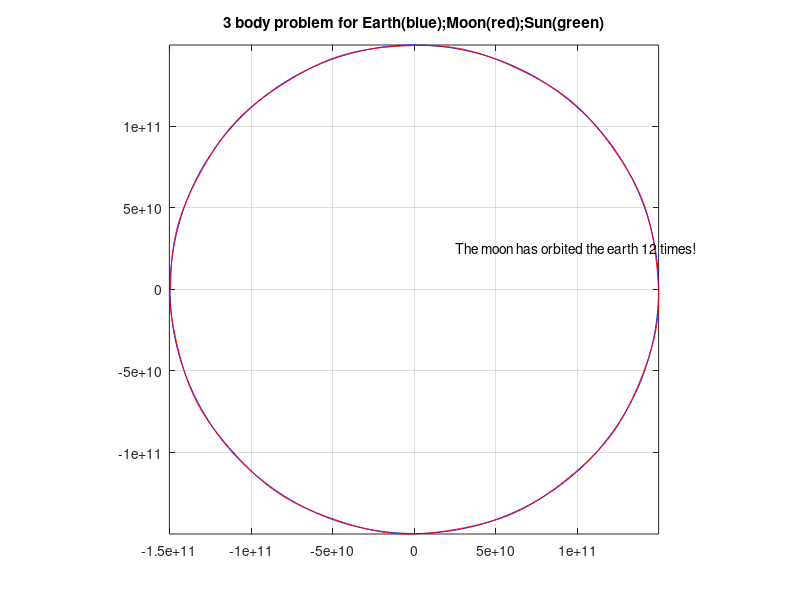

This chart was generated by the following MATLAB code: (Note: this script raises an error after producing the figure.)
function [ ] = threeBodySun()
%Simulates the movement of the eart, moon and sun through solving the
%three-body-problem.


%Preparing the system
clc;
hold off;

%Animation-parameter
fps=25; %Frames per second
days= 8;%n days in realtime are equivalent to ...
seconds=1;%... m seconds in animationtime

%masses of the bodys (Unit: kg)
mEarth=5.974*10^24; %mass of the earth
mMoon=7.349*10^22; %mass of the moon
mSun=1.989*10^30; %mass of the sun

%Time for the calculation (Unit: s)
TSTART=0;           %Time at the beginning of the calculation
TEND=365.256*24*60*60; %Time at the end of the calculation
tvalues=TSTART:days*((60*24*60)/(fps*seconds)):TEND; %Array which contains 
%the points of time on which the solution of the calculation is needed

%Initial conditions 
%the values of xPos and yPos are the coordinates of the plantets. The unit
%is meter. The Values of xVel and yVel are the velocities of the planets in
%the x and y direction. The unit is meters per second.
xPosEarth= -149600000000;  %Index No.1 in Array y of the solution
xVelEarth= 0;              %Index No.2 in Array y of the solution
xPosMoon= -149194500000;   %Index No.3 in Array y of the solution
xVelMoon= 0;               %Index No.4 in Array y of the solution
xPosSun= 0;                %Index No.5 in Array y of the solution
xVelSun= 0;                %Index No.6 in Array y of the solution
yPosEarth= 0;              %Index No.7 in Array y of the solution
yVelEarth= 29780;          %Index No.8 in Array y of the solution
yPosMoon= 0;               %Index No.9 in Array y of the solution
yVelMoon= 29780+1024;      %Index No.10 in Array y of the solution
yPosSun= 0;                %Index No.11 in Array y of the solution
yVelSun= 0;                %Index No.12 in Array y of the solution

%Settings of the precision of the calculation
opt=odeset('AbsTol', 1e-6, 'RelTol', 1e-6, 'MaxStep', 20000);

%Solving of the first-order system of differential equations
[t,y]=ode45(@(t,y) sysDgl3body(t,y),tvalues,[xPosEarth; xVelEarth; xPosMoon; 
    xVelMoon; xPosSun; xVelSun; yPosEarth; yVelEarth; yPosMoon; yVelMoon; yPosSun; yVelSun],opt);

%Painting of the orbits of the planets
%Orbit of the earth
hdl=plot(y(:,1),y(:,7));
set(hdl,'Color','blue');
hold on
%Orbit of the moon
hdl=plot(y(:,3),y(:,9));
set(hdl,'Color','red');
%Orbit of the sun
hdl=plot(y(:,5),y(:,11));
set(hdl,'Color','green');
%Settings of the rendering
grid on;
title('3 body problem for Earth(blue);Moon(red);Sun(green)');
xmin=min([min(y(:,1)),min(y(:,3)),min(y(:,5))]);
xmax=max([max(y(:,1)),max(y(:,3)),max(y(:,5))]);
ymin=min([min(y(:,7)),min(y(:,9)),min(y(:,11))]);
ymax=max([max(y(:,7)),max(y(:,9)),max(y(:,11))]);
axis([xmin,xmax,ymin,ymax]);
axis equal;

%Counts the number of times the moon orbits the earth
count=0;    %contains the number of orbits
closer=true;    %flag determines which planet (moon or earth) is closer to 
%the sun: true: moon is closer to the sun
for i=1:size(t,1)
    distSunMoon=norm([y(i,3)-y(i,5),y(i,9)-y(i,11)]); %distance between 
    %sun and moon in meters
    distSunEarth=norm([y(i,1)-y(i,5),y(i,7)-y(i,11)]); %distance between 
    %sun and earth in meters
    if(~closer&&distSunMoon<distSunEarth)
        closer=true;
        count=count+1;
    else
        if(closer&&distSunMoon>distSunEarth)
            closer=false;
        end
    end
end

%Printing the amount of orbits
out=['The moon has orbited the earth ', num2str(count), ' times!'];
text(0.25*10^11,0.25*10^11,out);

%Animation of the movement of the planets
dothdl=plot([xPosEarth,xPosMoon,xPosSun],[yPosEarth,yPosMoon,yPosSun],'O');
animationTime=tic;
for i=1:size(t,1)
    %Paints the position of the planets at the point of time t(i)
    set(dothdl,'XData', [y(i,1),y(i,3),y(i,5)],'YData', [y(i,7),y(i,9),y(i,11)]);
    waitForSysTime(t(i,1));
    drawnow;
end

    function waitForSysTime(realTime)
        %Function, which forces the programm to wait for the right time to
        %paint the next frame.
        while realTime>toc(animationTime)*days*((60*60*24)/seconds)
        end
    end

    function dy = sysDgl3body( t,y )
        %Function which represents the first-order system of
        %differential equations.
        
        %Gravitational constant (in m^3/(kg*s^2))
        G=6.67384*10^(-11);
        
        %Calculation of radii (distance between two planets, Unit: m/s^2)
        rEarthMoon=sqrt((y(3)-y(1))^2+(y(9)-y(7))^2);
        rMoonSun=sqrt((y(3)-y(5))^2+(y(9)-y(11))^2);
        rEarthSun=sqrt((y(5)-y(1))^2+(y(7)-y(11))^2);
        
        %Prevents the System from the occurance of division by zero by
        %setting the acceleration instantly to zero whithout calculating.
        if rEarthMoon==0
            x1a1=0;     %1.acceleration of the earth in X-direction
            x2a1=0;     %1.acceleration of the moon in X-direction
            y1a1=0;     %1.acceleration of the earth in Y-direction
            y2a1=0;     %1.acceleration of the moon in Y-direction
        else
            x1a1=G*(mMoon/(rEarthMoon^3))*(y(3)-y(1));     %1.acceleration of the earth in X-direction
            x2a1=G*(mEarth/(rEarthMoon^3))*(y(1)-y(3));     %1.acceleration of the moon in X-direction
            y1a1=G*(mMoon/(rEarthMoon^3))*(y(9)-y(7));     %1.acceleration of the earth in Y-direction
            y2a1=G*(mEarth/(rEarthMoon^3))*(y(7)-y(9));     %1.acceleration of the moon in Y-direction
            
        end
        if rMoonSun==0
            x2a2=0;     %2.acceleration of the moon in X-direction
            x3a2=0;     %2.acceleration of the sun in X-direction
            y2a2=0;     %2.acceleration of the moon in Y-direction
            y3a2=0;     %2.acceleration of the sun in Y-direction
        else
            x2a2=G*(mSun/(rMoonSun^3))*(y(5)-y(3));     %2.acceleration of the moon in X-direction
            x3a2=G*(mMoon/(rMoonSun^3))*(y(3)-y(5));     %2.acceleration of the sun in X-direction
            y2a2=G*(mSun/(rMoonSun^3))*(y(11)-y(9));    %2.acceleration of the moon in Y-direction
            y3a2=G*(mMoon/(rMoonSun^3))*(y(9)-y(11));    %2.acceleration of the sun in Y-direction
        end
        if rEarthSun==0
            x1a2=0;     %2.acceleration of the earth in X-direction
            x3a1=0;     %1.acceleration of the sun in X-direction
            y1a2=0;     %2.acceleration of the earth in Y-direction
            y3a1=0;     %1.acceleration of the sun in Y-direction
        else
            x1a2=G*(mSun/(rEarthSun^3))*(y(5)-y(1));    %2.acceleration of the earth in X-direction
            x3a1=G*(mEarth/(rEarthSun^3))*(y(1)-y(5));    %1.acceleration of the sun in X-direction
            y1a2=G*(mSun/(rEarthSun^3))*(y(11)-y(7));   %2.acceleration of the earth in Y-direction
            y3a1=G*(mEarth/(rEarthSun^3))*(y(7)-y(11));   %1.acceleration of the sun in Y-direction
        end
        
        %The first-order system of differential equations
        dy=zeros(12,1);
        dy(1)=y(2);         %v(t) of the earth in X-direction
        dy(2)=x1a1+x1a2;    %a(t) of the earth in X-direction
        dy(3)=y(4);         %v(t) of the moon in X-direction
        dy(4)=x2a1+x2a2;    %a(t) of the moon in X-direction
        dy(5)=y(6);         %v(t) of the sun in X-direction
        dy(6)=x3a1+x3a2;    %a(t) of the sun in X-direction
        dy(7)=y(8);         %v(t) of the earth in Y-direction
        dy(8)=y1a1+y1a2;    %a(t) of the earth in Y-direction
        dy(9)=y(10);        %v(t) of the moon in Y-direction
        dy(10)=y2a1+y2a2;   %a(t) of the moon in Y-direction
        dy(11)=y(12);       %v(t) of the sun in Y-direction
        dy(12)=y3a1+y3a2;   %a(t) of the sun in Y-direction
    end
end